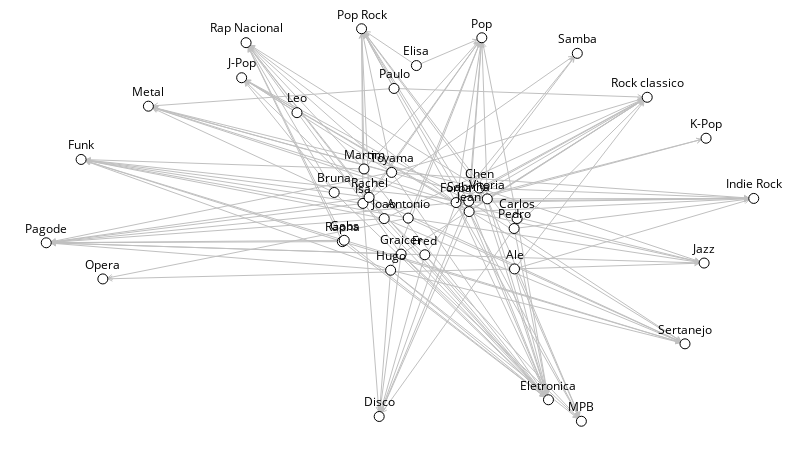

The notebook cell this image was saved under:
### Code cell
sn.show_graph(two, nlab=True)

### Figure 1 — Plotly figure (JSON) as saved in the notebook; plotly's stock layout.template omitted (floating-point values rounded to 4 significant figures; data arrays with more than 128 entries replaced by an {"elided": "..."} marker saying what was removed)
{"data": [{"hoverinfo": "none", "line": {"color": "rgb(192, 192, 192)", "width": 1}, "mode": "lines", "type": "scatter", "uid": "4ce12ad2-d3c5-11e8-acb4-0005165e06fb", "x": {"elided": "1251 float values"}, "y": {"elided": "1251 float values"}}, {"hoverinfo": "none", "marker": {"color": "rgb(255, 255, 255)", "line": {"color": "rgb(0, 0, 0)", "width": 1}, "size": 10}, "mode": "markers+text", "text": ["Samba", "Isa", "Chen", "MPB", "Rap Nacional", "Pop", "Ale", "Rapha", "Paulo", "Elisa", "Pedro", "Antonio", "Forba", "Hugo", "K-Pop", "Metal", "Vitoria", "Indie Rock", "Fred", "Funk", "Rachel", "Toyama", "Sertanejo", "Sabrina", "Eletronica", "Pop Rock", "Disco", "Gabs", "Opera", "Bruna", "Martim", "Pagode", "Rock classico", "Joao", "Jean", "Carlos", "Jazz", "J-Pop", "Leo", "Graicer"], "textfont": {"color": "rgb(0, 0, 0)"}, "textposition": "top center", "type": "scatter", "uid": "4ce12ad3-d3c5-11e8-acb4-0005165e06fb", "x": [0.7506, 0.4476, 0.612, 0.7564, 0.2824, 0.6156, 0.6618, 0.4185, 0.4916, 0.5232, 0.6613, 0.5116, 0.5793, 0.4867, 0.9326, 0.1444, 0.6234, 1, 0.5351, 0.04927, 0.4563, 0.4882, 0.9028, 0.5972, 0.7098, 0.4457, 0.4706, 0.4212, 0.07998, 0.407, 0.4491, 0, 0.8494, 0.4777, 0.5977, 0.6655, 0.9299, 0.2762, 0.3544, 0.5016], "y": [0.9373, 0.555, 0.5941, 0, 0.9645, 0.9771, 0.3881, 0.4577, 0.8479, 0.9062, 0.4911, 0.5176, 0.5572, 0.3848, 0.721, 0.8027, 0.5665, 0.5677, 0.4241, 0.667, 0.5705, 0.634, 0.1973, 0.5607, 0.05469, 1, 0.01215, 0.461, 0.3626, 0.5829, 0.6428, 0.4547, 0.8254, 0.5163, 0.5341, 0.5165, 0.403, 0.8752, 0.7862, 0.4259]}], "layout": {"height": 450, "margin": {"b": 0, "l": 0, "r": 0, "t": 0}, "showlegend": false, "width": 800, "xaxis": {"showgrid": false, "showticklabels": false, "zeroline": false}, "yaxis": {"showgrid": false, "showticklabels": false, "zeroline": false}}}
